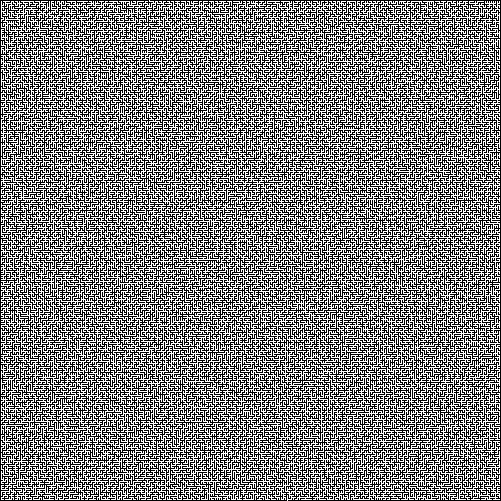
#> input picture in/501x501.png, 501 x 501 px
$ python maze.py
#> lines starting #> are read from the running program, lines starting #| are printed output that depends on the picture
from PIL import Image, ImageDraw
from collections import deque
import cv2


class Node:
    def __init__(self, x, y, direction, parent) -> None:
        self.x = x
        self.y = y
        self.direction = direction
        self.neighbors = []
        self.parent = parent

    def __str__(self):
        parent = f"{self.parent.x},{self.parent.y}" if self.parent != None else None
        return (
            f"(Node {self.x},{self.y}), parent: ({parent}) direction: {self.direction}"
        )


class Graph:
    def __init__(self) -> None:
        self.nodes = []

    def add_node(self, node: Node) -> Node:
        self.nodes.append(node)
        return node

    def add_edge(self, node1, node2):
        if node1 not in self.nodes or node2 not in self.nodes:
            raise ValueError("Both nodes must be in the graph.")

        node1.neighbors.append(node2)
        node2.neighbors.append(node1)

    def __str__(self):
        result = ""
        for node in self.nodes:
            neighbors = ", ".join(
                f"({neighbor.x},{neighbor.y})" for neighbor in node.neighbors
            )
            result += f"({node.x},{node.y},{node.direction}) -> [{neighbors}]\n"
        return result


directions = {"N": [0, -1], "S": [0, 1], "W": [-1, 0], "E": [1, 0]}


def move(pos: list, direction: str) -> None:
    return [x + y for x, y in zip(pos, directions[direction])]


def is_path(pos: list):
    return True if maze_image[pos[1], pos[0]] == 255 else False


def scan(pos: list, visited: set):
    directions = ["S", "W", "E", "N"]
    available = []

    for d in directions:
        m = move(pos, d)
        if is_path(m) and tuple(m) not in visited:
            available.append(d)
    return available


maze_image = cv2.imread("in/501x501.png", cv2.IMREAD_GRAYSCALE)
#> maze_image: shape (501, 501); 49.8% white in thin lines or dots


def create_graph():
    maze_graph = Graph()
    q = deque()
    visited = set()
    height, width = maze_image.shape

    for x in range(width):
        if maze_image[0, x] == 255:
            start = Node(x=x, y=0, direction=" ", parent=None)

        if maze_image[height - 1, x] == 255:
            end = Node(x=x, y=height - 1, direction=" ", parent=None)

    maze_graph.add_node(start)
    maze_graph.add_node(end)

    print(f"start = ({start.x},{start.y}), end = ({end.x},{end.y})\n")

    c_pos = [start.x, start.y]
    end_pos = [end.x, end.y]
    visited.add(tuple(c_pos))
    last_direction = "S"
    last_node = start

    while c_pos != end_pos:
        scn = scan(c_pos, visited)
        if not len(scn):  # dead-end
            last_cross = q.popleft()
            last_node = last_cross
            c_pos = [last_cross.x, last_cross.y]
        elif len(scn) == 1:  # Only one way to go
            if scn[0] != last_direction:  # If the path changes directions (corner)
                new_node = Node(
                    x=c_pos[0], y=c_pos[1], direction=scn[0], parent=last_node
                )
                maze_graph.add_node(new_node)
                maze_graph.add_edge(last_node, new_node)
                last_node = new_node
                last_direction = scn[0]
                c_pos = move([last_node.x, last_node.y], last_direction)
                visited.add(tuple(c_pos))
            else:
                c_pos = move(c_pos, scn[0])
                visited.add(tuple(c_pos))
        elif len(scn) > 1:  # Intersection
            new_node = Node(x=c_pos[0], y=c_pos[1], direction=scn[0], parent=last_node)
            maze_graph.add_node(new_node)
            maze_graph.add_edge(last_node, new_node)
            last_node = new_node
            visited.add(tuple(c_pos))
            q.append(last_node)
            last_direction = scn[0]
            c_pos = move([last_node.x, last_node.y], last_direction)
            if tuple(c_pos) not in visited:
                visited.add(tuple(c_pos))

    end.parent = last_node
    maze_graph.add_edge(last_node, end)
    print("Grafo gerado.")

    return maze_graph, visited, start, end


def bfs(start: Node, end: Node):
    visited = set()
    q = deque([start])

    while q:
        c_node = q.popleft()
        if c_node == end:
            path = []
            while c_node:
                path.insert(0, c_node)
                c_node = c_node.parent
            print("retornando path")
            return path

        visited.add(c_node)

        for neighbor in c_node.neighbors:
            if neighbor not in visited:
                q.append(neighbor)
                visited.add(neighbor)

    return visited


def paint_nodes(graph):
    image_pil = Image.fromarray(cv2.cvtColor(maze_image, cv2.COLOR_GRAY2RGB))
    draw = ImageDraw.Draw(image_pil)
    pixel_coordinates = [(n.x, n.y) for n in graph.nodes]
    pixel_color = (0, 255, 0)

    for coord in pixel_coordinates:
        draw.point(coord, fill=pixel_color)

    image_pil.save(f"out/nodes.png")


def paint_path(path: list):
    image_pil = Image.fromarray(cv2.cvtColor(maze_image, cv2.COLOR_GRAY2RGB))
    draw = ImageDraw.Draw(image_pil)
    edge_color = (255, 0, 0)

    for node in path:
        if not node.parent == None:
            x1 = node.x
            y1 = node.y
            x2 = node.parent.x
            y2 = node.parent.y
            draw.line([(x1, y1), (x2, y2)], fill=edge_color, width=1)
        else:
            draw.point((node.x, node.y), fill=edge_color)

    image_pil.save(f"out/path.png")


def main():
    graph, visited, start, end = create_graph()
#| start = (149,0), end = (287,500)
#> the loop in create_graph, `while c_pos != end_pos:` made 83334 passes
#> (scn, last_direction, c_pos) on passes 2, 6, 8, 10, 14, 16, 18, 20, 22, 24, 28, 30: (['E'], 'E', [150, 1]), (['S'], 'S', [153, 2]), (['W', 'E'], 'W', [152, 3]), (['S'], 'S', [151, 4]), (['W'], 'W', [150, 7]), (['W', 'N'], 'W', [148, 7]), (['S'], 'S', [147, 8]), (['E'], 'E', [148, 9]), (['S', 'E'], 'S', [149, 10]), (['S', 'W', 'E'], 'S', [149, 12]), (['W'], 'W', [148, 15]), (['S'], 'S', [147, 16])
#> (scn, c_pos) on passes 1, 3, 4, 5, 7, 9: (['S'], [149, 1]), (['E'], [151, 1]), (['E'], [152, 1]), (['E'], [153, 1]), (['S'], [153, 3]), (['W'], [151, 3])
#> after the loop in create_graph, `while c_pos != end_pos:`: visited = 72299 items
    paint_nodes(graph)
    path = bfs(start, end)

    if path != None:
        paint_path(path)
    else:
        print("Deu ruim.")


if __name__ == "__main__":
    main()
#> in paint_nodes, image_pil is the input picture: PIL image 501x501 RGB; 49.8% white in thin lines or dots
#> in paint_nodes, `image_pil.save(f"out/nodes.png")`:
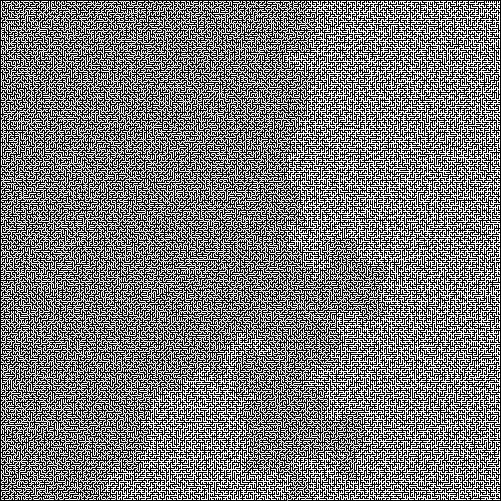
#> saved as nodes.png: PIL image 501x501 RGB; mean R, G, B 107.4, 127, 107.4
#> after the loop in bfs, `while q:`: path = 1318 items; visited = 27617 items
#> in main, `path = bfs(start, end)`: path = 1318 items
#> the loop in paint_path, `for node in path:` made 1318 passes
#> (x1, y1, x2, y2) on passes 2 to 13: (149, 1, 149, 0), (153, 1, 149, 1), (153, 3, 153, 1), (153, 3, 153, 3), (155, 3, 153, 3), (155, 3, 155, 3), (155, 1, 155, 3), (157, 1, 155, 1), (157, 3, 157, 1), (161, 3, 157, 3), (163, 3, 161, 3), (163, 5, 163, 3)
#> (x1, y1) on pass 94: (131, 69)
#> in paint_path, `image_pil.save(f"out/path.png")`:
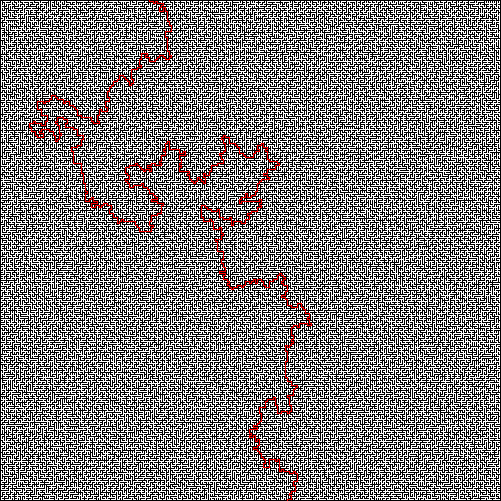
#> saved as path.png: PIL image 501x501 RGB; mean R, G, B 127, 124.4, 124.4

$ run again, with in/128x256.png copied over in/501x501.png
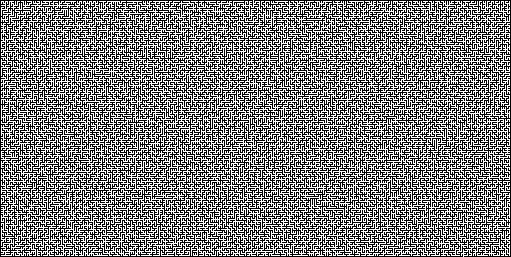
#> input picture in/128x256.png, 511 x 257 px
#> maze_image: shape (257, 511); 49.7% white in thin lines or dots
#| start = (253,0), end = (463,256)
#> the loop in create_graph, `while c_pos != end_pos:` made 69074 passes
#> (scn, last_direction, c_pos) on passes 4, 6, 8, 10, 12, 14, 18, 20: (['S', 'E'], 'S', [253, 4]), (['S', 'E'], 'S', [253, 6]), (['W'], 'W', [252, 7]), (['N'], 'N', [251, 6]), (['W'], 'W', [250, 5]), (['S', 'W', 'N'], 'S', [249, 6]), (['S', 'W'], 'S', [249, 10]), (['S', 'W'], 'S', [249, 12])
#> after the loop in create_graph, `while c_pos != end_pos:`: visited = 59909 items
#> in paint_nodes, image_pil is the input picture: PIL image 511x257 RGB; 49.7% white in thin lines or dots
#> in paint_nodes, `image_pil.save(f"out/nodes.png")`:
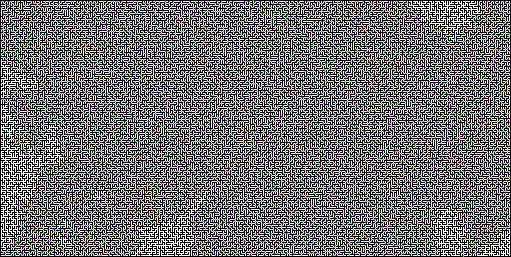
#> saved as nodes.png: PIL image 511x257 RGB; mean R, G, B 95.7, 126.8, 95.7
#> after the loop in bfs, `while q:`: path = 593 items; visited = 22822 items
#> in main, `path = bfs(start, end)`: path = 593 items
#> the loop in paint_path, `for node in path:` made 593 passes
#> (x1, y1, x2, y2) on passes 2 to 9: (253, 3, 253, 0), (253, 5, 253, 3), (253, 7, 253, 5), (251, 7, 253, 7), (251, 5, 251, 7), (249, 5, 251, 5), (249, 9, 249, 5), (249, 11, 249, 9)
#> in paint_path, `image_pil.save(f"out/path.png")`:
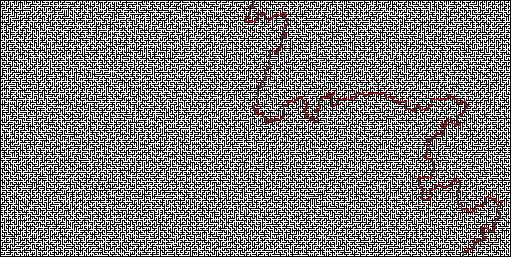
#> saved as path.png: PIL image 511x257 RGB; mean R, G, B 126.8, 124.5, 124.5
